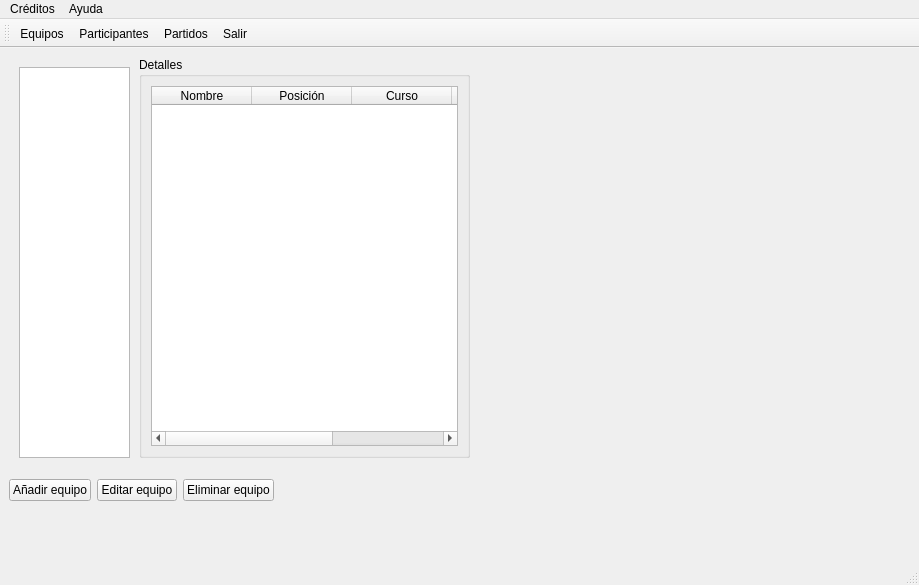
<?xml version="1.0" encoding="UTF-8"?>
<ui version="4.0">
 <class>MainWindow</class>
 <widget class="QMainWindow" name="MainWindow">
  <property name="geometry">
   <rect>
    <x>0</x>
    <y>0</y>
    <width>919</width>
    <height>585</height>
   </rect>
  </property>
  <property name="windowTitle">
   <string>MainWindow</string>
  </property>
  <widget class="QWidget" name="centralwidget">
   <layout class="QVBoxLayout" name="verticalLayout_3">
    <item>
     <widget class="QStackedWidget" name="stackedWidget">
      <property name="currentIndex">
       <number>2</number>
      </property>
      <widget class="QWidget" name="page_calendario">
       <layout class="QVBoxLayout" name="verticalLayout_4">
        <item>
         <widget class="QLabel" name="label_titulo">
          <property name="text">
           <string>&lt;html&gt;&lt;head/&gt;&lt;body&gt;&lt;p align=&quot;center&quot;&gt;&lt;span style=&quot; font-size:20pt;&quot;&gt;Calendario del torneo&lt;/span&gt;&lt;/p&gt;&lt;/body&gt;&lt;/html&gt;</string>
          </property>
         </widget>
        </item>
        <item>
         <widget class="QTreeWidget" name="treeWidget_partidos">
          <property name="alternatingRowColors">
           <bool>true</bool>
          </property>
          <property name="headerHidden">
           <bool>true</bool>
          </property>
          <column>
           <property name="text">
            <string>Enfrentamiento</string>
           </property>
          </column>
          <column>
           <property name="text">
            <string>Fecha</string>
           </property>
          </column>
          <column>
           <property name="text">
            <string>Árbitro</string>
           </property>
          </column>
          <column>
           <property name="text">
            <string>Estado</string>
           </property>
          </column>
         </widget>
        </item>
       </layout>
      </widget>
      <widget class="QWidget" name="page_clasificacion">
       <widget class="QLabel" name="label_3">
        <property name="geometry">
         <rect>
          <x>210</x>
          <y>20</y>
          <width>121</width>
          <height>31</height>
         </rect>
        </property>
        <property name="text">
         <string>&lt;html&gt;&lt;head/&gt;&lt;body&gt;&lt;p align=&quot;center&quot;&gt;&lt;span style=&quot; font-size:14pt; font-weight:700;&quot;&gt;Fase Final&lt;/span&gt;&lt;/p&gt;&lt;/body&gt;&lt;/html&gt;</string>
        </property>
       </widget>
       <widget class="QScrollArea" name="scrollArea_bracket">
        <property name="geometry">
         <rect>
          <x>10</x>
          <y>80</y>
          <width>561</width>
          <height>401</height>
         </rect>
        </property>
        <property name="widgetResizable">
         <bool>true</bool>
        </property>
        <widget class="QWidget" name="scrollAreaWidgetContents">
         <property name="geometry">
          <rect>
           <x>0</x>
           <y>0</y>
           <width>559</width>
           <height>399</height>
          </rect>
         </property>
         <widget class="QLabel" name="label_4">
          <property name="geometry">
           <rect>
            <x>50</x>
            <y>40</y>
            <width>49</width>
            <height>16</height>
           </rect>
          </property>
          <property name="text">
           <string>Cuartos</string>
          </property>
         </widget>
         <widget class="QLabel" name="label_5">
          <property name="geometry">
           <rect>
            <x>220</x>
            <y>40</y>
            <width>71</width>
            <height>16</height>
           </rect>
          </property>
          <property name="text">
           <string>Semifinales</string>
          </property>
         </widget>
         <widget class="QLabel" name="label_6">
          <property name="geometry">
           <rect>
            <x>440</x>
            <y>40</y>
            <width>49</width>
            <height>16</height>
           </rect>
          </property>
          <property name="text">
           <string>Final</string>
          </property>
         </widget>
        </widget>
       </widget>
      </widget>
      <widget class="QWidget" name="page_equipos">
       <widget class="QListView" name="list_Teams">
        <property name="geometry">
         <rect>
          <x>10</x>
          <y>10</y>
          <width>111</width>
          <height>391</height>
         </rect>
        </property>
       </widget>
       <widget class="QGroupBox" name="groupBox_detalles">
        <property name="geometry">
         <rect>
          <x>130</x>
          <y>0</y>
          <width>331</width>
          <height>401</height>
         </rect>
        </property>
        <property name="title">
         <string>Detalles</string>
        </property>
        <layout class="QVBoxLayout" name="verticalLayout_2">
         <item>
          <widget class="QTableWidget" name="tableWidget">
           <column>
            <property name="text">
             <string>Nombre</string>
            </property>
           </column>
           <column>
            <property name="text">
             <string>Posición</string>
            </property>
           </column>
           <column>
            <property name="text">
             <string>Curso</string>
            </property>
           </column>
           <column>
            <property name="text">
             <string>Color Camiseta</string>
            </property>
           </column>
           <column>
            <property name="text">
             <string>Escudo</string>
            </property>
           </column>
          </widget>
         </item>
        </layout>
       </widget>
       <widget class="QWidget" name="layoutWidget">
        <property name="geometry">
         <rect>
          <x>0</x>
          <y>420</y>
          <width>451</width>
          <height>26</height>
         </rect>
        </property>
        <layout class="QHBoxLayout" name="horizontalLayout">
         <item>
          <widget class="QPushButton" name="pushButton_anadir_equipo">
           <property name="text">
            <string>Añadir equipo</string>
           </property>
          </widget>
         </item>
         <item>
          <widget class="QPushButton" name="pushButton_editar_equipo">
           <property name="text">
            <string>Editar equipo</string>
           </property>
          </widget>
         </item>
         <item>
          <widget class="QPushButton" name="pushButton_eliminar_equipo">
           <property name="text">
            <string>Eliminar equipo</string>
           </property>
          </widget>
         </item>
         <item>
          <spacer name="horizontalSpacer">
           <property name="orientation">
            <enum>Qt::Orientation::Horizontal</enum>
           </property>
           <property name="sizeHint" stdset="0">
            <size>
             <width>40</width>
             <height>20</height>
            </size>
           </property>
          </spacer>
         </item>
        </layout>
       </widget>
      </widget>
      <widget class="QWidget" name="page_participantes">
       <layout class="QVBoxLayout" name="verticalLayout">
        <item>
         <widget class="QLabel" name="label_2">
          <property name="text">
           <string>(Todos/Jugador/Árbitro)</string>
          </property>
         </widget>
        </item>
        <item>
         <widget class="QComboBox" name="comboBox"/>
        </item>
        <item>
         <widget class="QLabel" name="label_filtrar">
          <property name="text">
           <string>Filtrar por:</string>
          </property>
         </widget>
        </item>
        <item>
         <widget class="QLabel" name="label_buscar">
          <property name="text">
           <string>Buscar:</string>
          </property>
         </widget>
        </item>
        <item>
         <widget class="QTableWidget" name="tableWidget_2">
          <column>
           <property name="text">
            <string>Nombre</string>
           </property>
          </column>
          <column>
           <property name="text">
            <string>Fecha Nacimiento</string>
           </property>
          </column>
          <column>
           <property name="text">
            <string>Jugador</string>
           </property>
          </column>
          <column>
           <property name="text">
            <string>Curso</string>
           </property>
          </column>
          <column>
           <property name="text">
            <string>Árbitro</string>
           </property>
          </column>
          <column>
           <property name="text">
            <string>Posición</string>
           </property>
          </column>
          <column>
           <property name="text">
            <string>Tarjetas Amarillas</string>
           </property>
          </column>
          <column>
           <property name="text">
            <string>Tarjetas Rojas</string>
           </property>
          </column>
          <column>
           <property name="text">
            <string>Goles</string>
           </property>
          </column>
         </widget>
        </item>
        <item>
         <widget class="QPushButton" name="pushButton_nuevo_participante">
          <property name="text">
           <string>Nuevo Participante</string>
          </property>
         </widget>
        </item>
        <item>
         <widget class="QPushButton" name="pushButton_generar_rondas">
          <property name="text">
           <string>Generar Rondas</string>
          </property>
         </widget>
        </item>
       </layout>
      </widget>
      <widget class="QWidget" name="page_resultados">
       <widget class="QGroupBox" name="groupBox_datos_generales">
        <property name="geometry">
         <rect>
          <x>20</x>
          <y>10</y>
          <width>551</width>
          <height>91</height>
         </rect>
        </property>
        <property name="title">
         <string>Datos Generales</string>
        </property>
        <widget class="QLabel" name="label_fecha">
         <property name="geometry">
          <rect>
           <x>30</x>
           <y>40</y>
           <width>49</width>
           <height>16</height>
          </rect>
         </property>
         <property name="text">
          <string>Fecha: </string>
         </property>
        </widget>
        <widget class="QLabel" name="label_hora">
         <property name="geometry">
          <rect>
           <x>190</x>
           <y>40</y>
           <width>49</width>
           <height>16</height>
          </rect>
         </property>
         <property name="text">
          <string>Hora</string>
         </property>
        </widget>
        <widget class="QLabel" name="label__arbitro">
         <property name="geometry">
          <rect>
           <x>380</x>
           <y>40</y>
           <width>49</width>
           <height>16</height>
          </rect>
         </property>
         <property name="text">
          <string>Árbitro</string>
         </property>
        </widget>
       </widget>
       <widget class="QGroupBox" name="groupBox">
        <property name="geometry">
         <rect>
          <x>20</x>
          <y>110</y>
          <width>551</width>
          <height>381</height>
         </rect>
        </property>
        <property name="title">
         <string>Marcador Global</string>
        </property>
        <widget class="QLabel" name="label_equipo_local">
         <property name="geometry">
          <rect>
           <x>40</x>
           <y>30</y>
           <width>101</width>
           <height>31</height>
          </rect>
         </property>
         <property name="text">
          <string>&lt;html&gt;&lt;head/&gt;&lt;body&gt;&lt;p&gt;&lt;span style=&quot; font-size:11pt; font-weight:700;&quot;&gt;Equipo Local&lt;/span&gt;&lt;/p&gt;&lt;/body&gt;&lt;/html&gt;</string>
         </property>
        </widget>
        <widget class="QLabel" name="label_equipo_visitante">
         <property name="geometry">
          <rect>
           <x>310</x>
           <y>30</y>
           <width>121</width>
           <height>31</height>
          </rect>
         </property>
         <property name="text">
          <string>&lt;html&gt;&lt;head/&gt;&lt;body&gt;&lt;p&gt;&lt;span style=&quot; font-size:11pt; font-weight:700;&quot;&gt;Equipo Visitante&lt;/span&gt;&lt;/p&gt;&lt;/body&gt;&lt;/html&gt;</string>
         </property>
        </widget>
        <widget class="QLabel" name="label">
         <property name="geometry">
          <rect>
           <x>210</x>
           <y>40</y>
           <width>21</width>
           <height>16</height>
          </rect>
         </property>
         <property name="text">
          <string>&lt;html&gt;&lt;head/&gt;&lt;body&gt;&lt;p&gt;&lt;span style=&quot; font-size:11pt; font-weight:700;&quot;&gt;VS&lt;/span&gt;&lt;/p&gt;&lt;/body&gt;&lt;/html&gt;</string>
         </property>
        </widget>
        <widget class="QSpinBox" name="spinBox_GOLES_LOCAL">
         <property name="geometry">
          <rect>
           <x>40</x>
           <y>90</y>
           <width>68</width>
           <height>23</height>
          </rect>
         </property>
         <property name="maximum">
          <number>20</number>
         </property>
        </widget>
        <widget class="QSpinBox" name="spinBox_goles_visitante">
         <property name="geometry">
          <rect>
           <x>340</x>
           <y>90</y>
           <width>68</width>
           <height>23</height>
          </rect>
         </property>
         <property name="maximum">
          <number>20</number>
         </property>
        </widget>
        <widget class="QTabWidget" name="tabWidget">
         <property name="geometry">
          <rect>
           <x>20</x>
           <y>140</y>
           <width>501</width>
           <height>221</height>
          </rect>
         </property>
         <property name="toolTip">
          <string>&lt;html&gt;&lt;head/&gt;&lt;body&gt;&lt;p&gt;&lt;br/&gt;&lt;/p&gt;&lt;/body&gt;&lt;/html&gt;</string>
         </property>
         <property name="currentIndex">
          <number>0</number>
         </property>
         <widget class="QWidget" name="tab">
          <attribute name="title">
           <string>Jug Locales</string>
          </attribute>
          <widget class="QTableWidget" name="tableWidget_local">
           <property name="geometry">
            <rect>
             <x>10</x>
             <y>10</y>
             <width>471</width>
             <height>181</height>
            </rect>
           </property>
           <column>
            <property name="text">
             <string>Nombre</string>
            </property>
           </column>
           <column>
            <property name="text">
             <string>Goles</string>
            </property>
           </column>
           <column>
            <property name="text">
             <string>Tarjetas Amarillas</string>
            </property>
           </column>
           <column>
            <property name="text">
             <string>Tarjetas Rojas</string>
            </property>
           </column>
          </widget>
         </widget>
         <widget class="QWidget" name="tab_2">
          <attribute name="title">
           <string>Jug Visitantes</string>
          </attribute>
          <widget class="QTableWidget" name="tableWidget_visitante">
           <property name="geometry">
            <rect>
             <x>10</x>
             <y>10</y>
             <width>471</width>
             <height>181</height>
            </rect>
           </property>
           <column>
            <property name="text">
             <string>Nombre</string>
            </property>
           </column>
           <column>
            <property name="text">
             <string>Goles</string>
            </property>
           </column>
           <column>
            <property name="text">
             <string>Tarjetas Amarillas</string>
            </property>
           </column>
           <column>
            <property name="text">
             <string>Tarjetas Rojas</string>
            </property>
           </column>
          </widget>
         </widget>
        </widget>
       </widget>
      </widget>
     </widget>
    </item>
    <item>
     <layout class="QHBoxLayout" name="horizontalLayout_2"/>
    </item>
   </layout>
  </widget>
  <widget class="QMenuBar" name="menubar">
   <property name="geometry">
    <rect>
     <x>0</x>
     <y>0</y>
     <width>919</width>
     <height>33</height>
    </rect>
   </property>
   <widget class="QMenu" name="menuCreditos">
    <property name="title">
     <string>Créditos</string>
    </property>
   </widget>
   <widget class="QMenu" name="menuAyuda">
    <property name="title">
     <string>Ayuda</string>
    </property>
   </widget>
   <addaction name="menuCreditos"/>
   <addaction name="menuAyuda"/>
  </widget>
  <widget class="QStatusBar" name="statusbar"/>
  <widget class="QToolBar" name="toolBar">
   <property name="windowTitle">
    <string>toolBar</string>
   </property>
   <attribute name="toolBarArea">
    <enum>TopToolBarArea</enum>
   </attribute>
   <attribute name="toolBarBreak">
    <bool>false</bool>
   </attribute>
   <addaction name="actionEquipos"/>
   <addaction name="actionParticipantes"/>
   <addaction name="actionPartidos"/>
   <addaction name="actionSalir"/>
  </widget>
  <action name="actionEquipos">
   <property name="icon">
    <iconset theme="QIcon::ThemeIcon::AddressBookNew"/>
   </property>
   <property name="text">
    <string>Equipos</string>
   </property>
   <property name="menuRole">
    <enum>QAction::MenuRole::NoRole</enum>
   </property>
  </action>
  <action name="actionParticipantes">
   <property name="icon">
    <iconset theme="QIcon::ThemeIcon::ContactNew"/>
   </property>
   <property name="text">
    <string>Participantes</string>
   </property>
   <property name="menuRole">
    <enum>QAction::MenuRole::NoRole</enum>
   </property>
  </action>
  <action name="actionPartidos">
   <property name="icon">
    <iconset theme="QIcon::ThemeIcon::NetworkOffline"/>
   </property>
   <property name="text">
    <string>Partidos</string>
   </property>
   <property name="menuRole">
    <enum>QAction::MenuRole::NoRole</enum>
   </property>
  </action>
  <action name="actionSalir">
   <property name="icon">
    <iconset theme="QIcon::ThemeIcon::DocumentRevert"/>
   </property>
   <property name="text">
    <string>Salir</string>
   </property>
   <property name="menuRole">
    <enum>QAction::MenuRole::NoRole</enum>
   </property>
  </action>
 </widget>
 <resources/>
 <connections/>
</ui>
